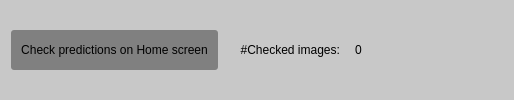
                   <widget class="QFrame" name="frame_33">
                    <property name="styleSheet">
                     <string notr="true">background-color: rgb(200,200,200);
border:none; 
border-radius:3px;</string>
                    </property>
                    <property name="frameShape">
                     <enum>QFrame::NoFrame</enum>
                    </property>
                    <property name="frameShadow">
                     <enum>QFrame::Raised</enum>
                    </property>
                    <layout class="QGridLayout" name="gridLayout_14">
                     <item row="0" column="0">
                      <widget class="QPushButton" name="pushButton_18">
                       <property name="sizePolicy">
                        <sizepolicy hsizetype="Preferred" vsizetype="Fixed">
                         <horstretch>0</horstretch>
                         <verstretch>0</verstretch>
                        </sizepolicy>
                       </property>
                       <property name="minimumSize">
                        <size>
                         <width>0</width>
                         <height>40</height>
                        </size>
                       </property>
                       <property name="styleSheet">
                        <string notr="true">background-color:gray; padding:10;</string>
                       </property>
                       <property name="text">
                        <string>Check predictions on Home screen</string>
                       </property>
                      </widget>
                     </item>
                     <item row="0" column="3">
                      <widget class="QLineEdit" name="lineEdit_img_prefix_7">
                       <property name="minimumSize">
                        <size>
                         <width>150</width>
                         <height>40</height>
                        </size>
                       </property>
                       <property name="maximumSize">
                        <size>
                         <width>16777215</width>
                         <height>40</height>
                        </size>
                       </property>
                       <property name="text">
                        <string>0</string>
                       </property>
                       <property name="placeholderText">
                        <string>Prefix to select images...</string>
                       </property>
                      </widget>
                     </item>
                     <item row="0" column="1">
                      <widget class="QLabel" name="label_img_prefix_7">
                       <property name="styleSheet">
                        <string notr="true"/>
                       </property>
                       <property name="text">
                        <string>     #Checked images:  </string>
                       </property>
                      </widget>
                     </item>
                    </layout>
                   </widget>
